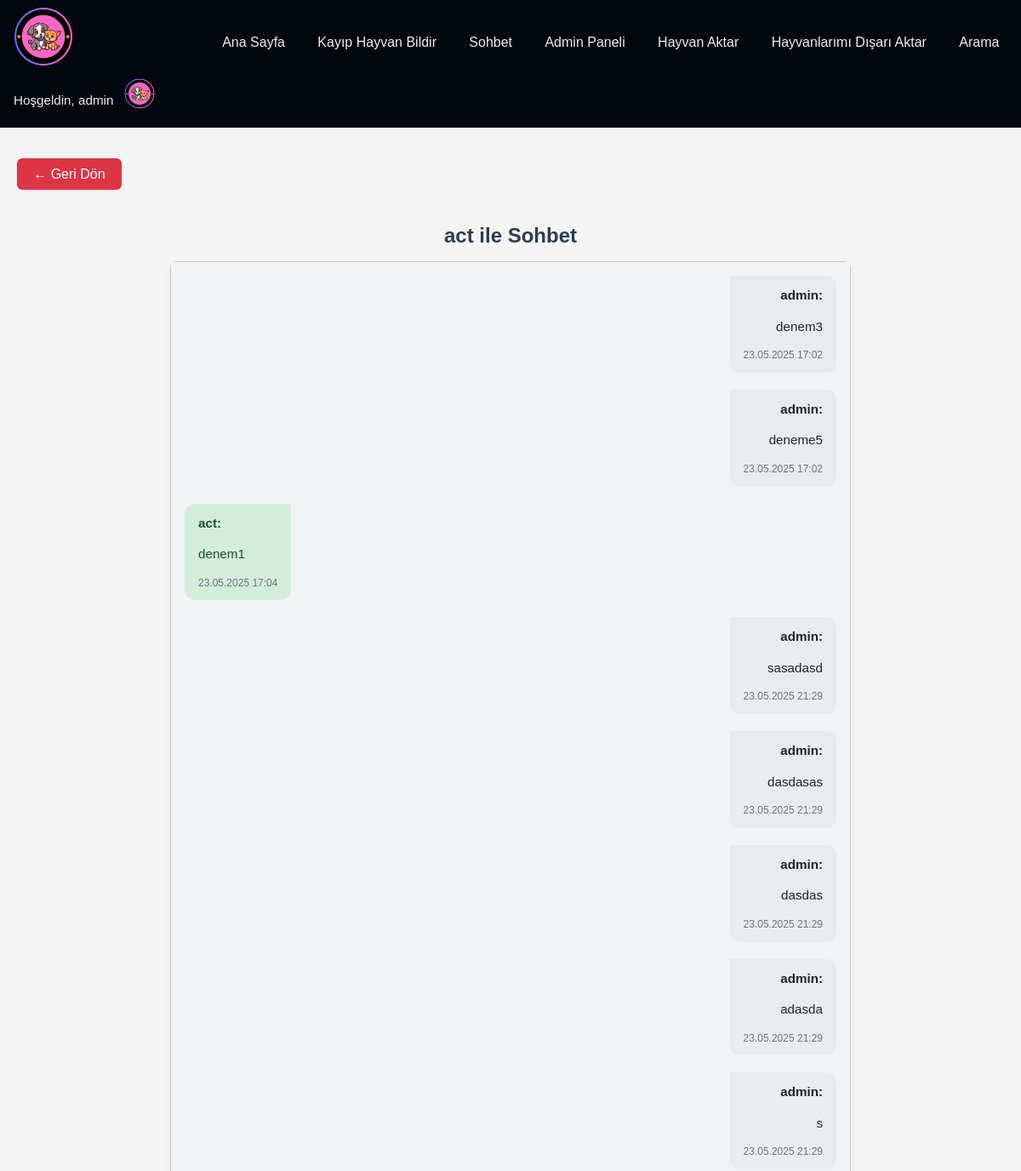
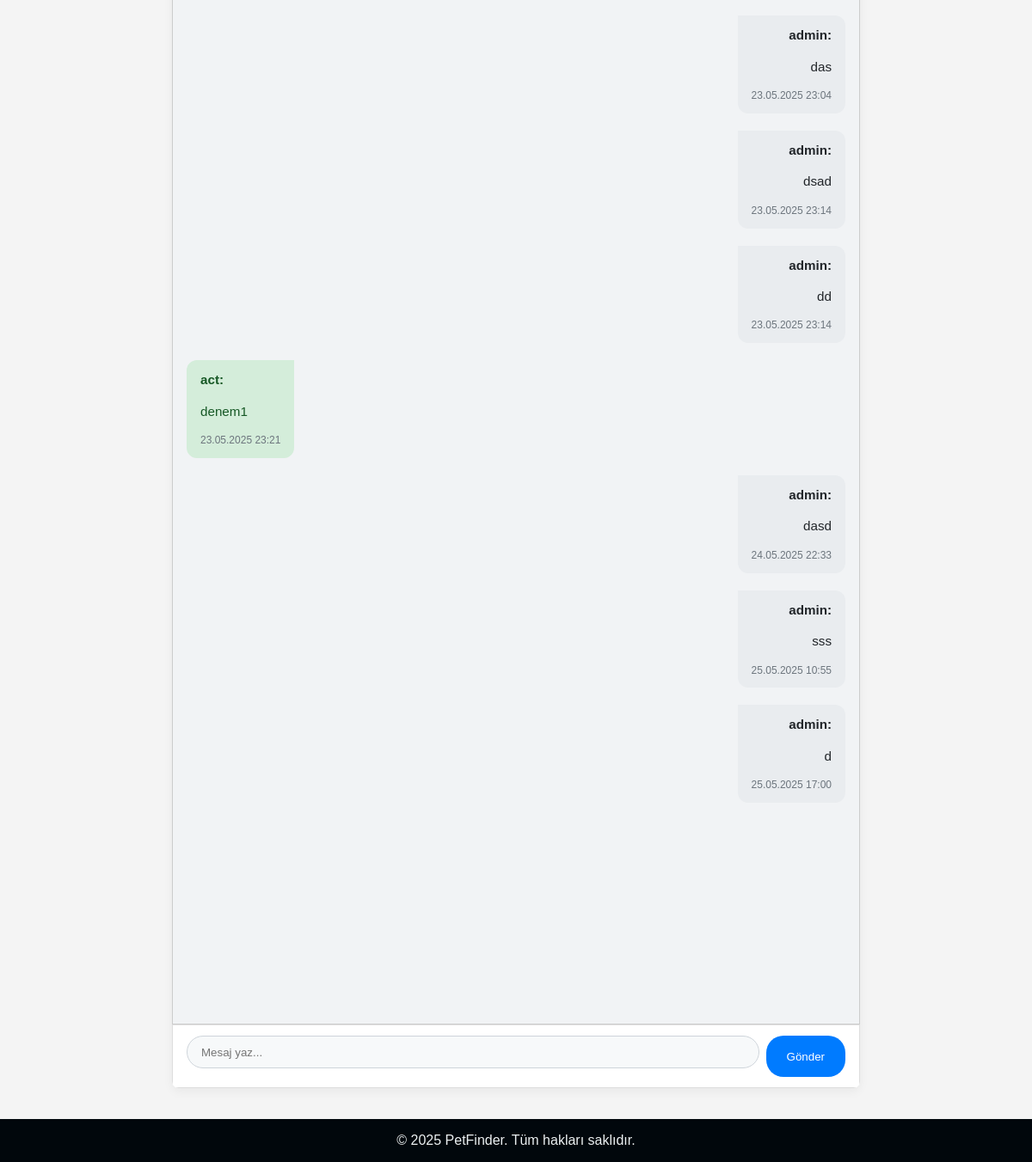
/mainpage/chat/2/ (signed in), run on the app's committed database (2 pictures, top to bottom).
### accounts/models.py (models this page shows, shortened)
class UserProfile(models.Model):
    user = models.OneToOneField(User, on_delete=models.CASCADE, related_name='profile')
    profile_picture = models.ImageField(upload_to='profile_pics/', blank=True)
    contact_number = models.CharField(max_length=20, blank=True)

### mainpage/models.py (models this page shows, shortened)
class Message(models.Model):
    sender = models.ForeignKey(User, on_delete=models.CASCADE, related_name='sent_messages', verbose_name="Gönderen")
    receiver = models.ForeignKey(User, on_delete=models.CASCADE, related_name='received_messages', verbose_name="Alıcı")
    content = models.TextField(verbose_name="Mesaj")
    timestamp = models.DateTimeField(verbose_name="Zaman Damgası")
    is_read = models.BooleanField(default=False, verbose_name="Okundu")

### mainpage/views.py (the view)
# urls.py: path('chat/<int:user_id>/', views.start_chat, name='start_chat'),
@login_required
def start_chat(request, user_id):
    receiver = get_object_or_404(User, pk=user_id)
    room_name = f"chat_{min(request.user.id, receiver.id)}_{max(request.user.id, receiver.id)}"
    if request.method == 'POST':
        content = request.POST.get('message')
        if content:
            timestamp = timezone.now()  # Zaman damgasını burada oluştur
            Message.objects.create(sender=request.user, receiver=receiver, content=content, timestamp=timestamp)
            return redirect('mainpage:start_chat', user_id=receiver.id)
    messages = Message.objects.filter(
        Q(sender=request.user, receiver=receiver) | Q(sender=receiver, receiver=request.user)
    ).order_by('timestamp')
    return render(request, 'mainpage/chat.html', {
        'receiver': receiver,
        'messages': messages,
        'room_name': room_name,
    })

### mainpage/context_processors.py (called while the page is built)
def user_profile(request):
    if request.user.is_authenticated:
        try:
            profile = UserProfile.objects.get(user=request.user)
        except UserProfile.DoesNotExist:
            profile = None
    else:
        profile = None
    return {'user_profile': profile}

### mainpage/templates/mainpage/chat.html (shortened to what this page needs)
{% extends 'mainpage/base.html' %}
{% load static %}
{% block extra_css %}
  <link rel="stylesheet" href="{% static 'mainpage/chat.css' %}">
{% endblock %}
{% block content %}
<a class="bt red" href="{% url 'mainpage:chat_list'  %}">← Geri Dön</a>
<h2>{{ receiver.username }} ile Sohbet</h2>
<div id="chat-container">
    <div id="chat-log">
        {% for message in messages %}
            <div class="message {% if message.sender == request.user %}sent{% else %}received{% endif %}"
            data-message-id="{{ message.id }}" {% if message.is_read and message.receiver == request.user %}data-is-read="true"{% endif %}>
                <strong>{{ message.sender.username }}:</strong> {{ message.content|linebreaks }}
               <div class="timestamp"
     data-timestamp="{{ message.timestamp|date:'c' }}">
    {{ message.timestamp|date:"d.m.Y H:i" }}
</div>
            </div>
        {% endfor %}
    </div>
    <form method="post">  {% csrf_token %}
        <input type="text" name="message" placeholder="Mesaj yaz..." autocomplete="off" />
        <button class="bt bt-message" type="submit">Gönder</button>
    </form>
</div>
{% endblock %}

### mainpage/templates/mainpage/base.html (shortened to what this page needs)
{% load static %}
<!DOCTYPE html>
<html lang="en">
<head>
    <link rel="stylesheet" href="{% static 'mainpage/style.css' %}">
     {% block extra_css %}{% endblock %}
    <link href="https://cdn.jsdelivr.net/npm/select2@4.1.0-rc.0/dist/css/select2.min.css" rel="stylesheet" />
</head>
<body>
<nav class="navbar">
    <div class="navbar__logo">
      <a href="{% url 'mainpage:pet_list' %}">
        <img src="{% static 'mainpage/logo.png' %}" alt="PetFinder Logo">
      </a>
    </div>
    <div class="navbar__links">
      <a href="{% url 'mainpage:pet_list' %}">Ana Sayfa</a>
      <a href="{% url 'mainpage:pet_report' %}">Kayıp Hayvan Bildir</a>
      <a href="{% url 'mainpage:chat_list' %}">Sohbet</a>
      {% if user.is_staff %}
        <a href="{% url 'mainpage:admin_views' %}">Admin Paneli</a>
      {% endif %}
      <a href="{% url 'mainpage:import_pets' %}">Hayvan Aktar</a>
      <a href="{% url 'mainpage:export_pets' %}">Hayvanlarımı Dışarı Aktar</a>
      <a href="{% url 'mainpage:pet_search' %}">Arama</a>
    </div>
    <div class="navbar__user">
      {% if user.is_authenticated %}
        <span class="navbar__greeting">Hoşgeldin, {{ user.username }}</span>
        <div class="profile-dropdown">
          <div class="profile-toggle">
            {% if user_profile.profile_picture %}
              <img
                class="navbar__avatar"
                src="{{ user_profile.profile_picture.url }}"
                alt="Profil Resmi"
              >
            {% else %}
              <img
                class="navbar__avatar"
                src="{% static 'mainpage/default_profile.jpg' %}"
                alt="Profil Resmi"
              >
            {% endif %}
          </div>
        </div>
      {% else %}
      <div class="navbar__links">
        <a href="{% url 'accounts:login' %}">Giriş</a>
        <a href="{% url 'accounts:register' %}">Kayıt Ol</a>
      </div>
      {% endif %}
    </div>
  </nav>
   <div class="content">
    {% block content %}{% endblock %}
  </div>
  <footer class="footer">
    <div class="copyright">
      © 2025 PetFinder. Tüm hakları saklıdır.
    </div>
  </footer>
</body>
</html>

### mainpage/static/mainpage/style.css (style rules this page uses)
html, body { margin: 0; padding: 0; height: 100%; }
body { font-family: Arial, sans-serif; margin: 0; padding: 0; background-color: #f4f4f4; display: flex; flex-direction: column; }
.navbar { display: flex; justify-content: space-between; align-items: center; background-color: #01070c; padding: 0.5rem 1rem; flex-wrap: wrap; }
.navbar__logo img { height: 70px; }
.navbar__links { display: flex; gap: 1.2rem; }
.navbar__links a { color: #ecf0f1; text-decoration: none; font-weight: 500; padding: 0.4rem 0.6rem; border-radius: 4px; transition: background 0.2s; }
.navbar__user { display: flex; align-items: center; gap: 0.8rem; }
.navbar__greeting { color: #ecf0f1; font-size: 0.95rem; }
.navbar__avatar { width: 36px; height: 36px; border-radius: 50%; cursor: pointer; }
.profile-dropdown { position: relative; }
.content { flex: 1; padding: 20px; }
h1, h2, h3 { color: #222; }
form { background-color: #fff; padding: 20px; border: 1px solid #ddd; }
img { max-width: 300px; margin-bottom: 10px; }
input, select, textarea { display: block; width: 100%; margin-bottom: 10px; padding: 5px; border: 1px solid #ccd6dd; border-radius: 4px; background: #f7f9fa; transition: border-color 0.2s; }
button, .bt { background-color: #333; color: #fff; padding: 8px 12px; border: none; border-radius: 6px; cursor: pointer; text-decoration: none; display: inline-block; transition: background 0.2s; }
.bt.red, .red { background-color: #dc3545; }
.bt-message { background-color: #0051ff; }
.footer { background: #01070c; color: #ecf0f1; text-align: center; padding: 1rem 0; }
.message { margin-bottom: 8px; padding: 6px; border-radius: 8px; max-width: 60%; }
.sent { background-color: #d1ffd6; text-align: right; margin-left: auto; }
.received { background-color: #f1f1f1; margin-right: auto; }
.timestamp { font-size: 0.75rem; color: #999; }
#chat-log { height: 400px; overflow-y: auto; border: 1px solid #ccc; padding: 10px; }

### mainpage/static/mainpage/chat.css (style rules this page uses)
#chat-container { display: flex; flex-direction: column; height: calc(100vh - 160px); max-width: 800px; margin: 1rem auto; background: #fff; border-radius: 8px; box-shadow: 0 4px 12px rgba(0,0,0,0.05); overflow: hidden; font-family: Arial, sans-serif; }
#chat-container::before { content: ""; display: block; height: 0; }
h2 { text-align: center; margin: 1.5rem 0 0.5rem; color: #2c3e50; font-size: 1.5rem; }
#chat-log { flex: 1; background: #f1f3f5; padding: 1rem; overflow-y: auto; display: flex; flex-direction: column; gap: 0.75rem; }
.message { max-width: 70%; padding: 0.75rem 1rem; border-radius: 12px; position: relative; line-height: 1.4; font-size: 0.95rem; word-break: break-word; }
.message.sent { align-self: flex-start; background-color: #e9ecef; color: #212529; border-top-left-radius: 0; }
.message.received { align-self: flex-end; background-color: #d4edda; color: #155724; border-top-right-radius: 0; }
.message .timestamp { display: block; margin-top: 0.4rem; font-size: 0.75rem; color: #6c757d; text-align: right; }
#chat-container > form { display: flex; gap: 0.5rem; padding: 0.75rem 1rem; border-top: 1px solid #e2e2e2; background: #fff; }
#chat-container > form input[type="text"] { flex: 1; padding: 0.65rem 1rem; border: 1px solid #ced4da; border-radius: 20px; outline: none; transition: border-color 0.2s; }
#chat-container > form .bt-message { padding: 0 1.5rem; background-color: #007bff; border-radius: 20px; font-weight: 500; transition: background 0.2s; }
a.bt.red { display: inline-block; margin: 1rem auto; padding: 0.6rem 1.2rem; }

### data on the page
UserProfile: profile_picture (picture)
Message: sender.username "admin", content "denem3", timestamp "23.05.2025 17:02"
Message: sender.username "admin", content "deneme5", timestamp "23.05.2025 17:02"
Message: sender.username "act", content "denem1", timestamp "23.05.2025 17:04"
Message: sender.username "admin", content "sasadasd", timestamp "23.05.2025 21:29"
Message: sender.username "admin", content "dasdasas", timestamp "23.05.2025 21:29"
Message: sender.username "admin", content "dasdas", timestamp "23.05.2025 21:29"
Message: sender.username "admin", content "adasda", timestamp "23.05.2025 21:29"
Message: sender.username "admin", content "s", timestamp "23.05.2025 21:29"
Message: sender.username "admin", content "das", timestamp "23.05.2025 23:04"
Message: sender.username "admin", content "dsad", timestamp "23.05.2025 23:14"
Message: sender.username "admin", content "dd", timestamp "23.05.2025 23:14"
Message: sender.username "act", content "denem1", timestamp "23.05.2025 23:21"
Message: sender.username "admin", content "dasd", timestamp "24.05.2025 22:33"
Message: sender.username "admin", content "sss", timestamp "25.05.2025 10:55"
Message: sender.username "admin", content "d", timestamp "25.05.2025 17:00"

### other printed values
{{ user.username }} "admin"
{{ receiver.username }} "act"
